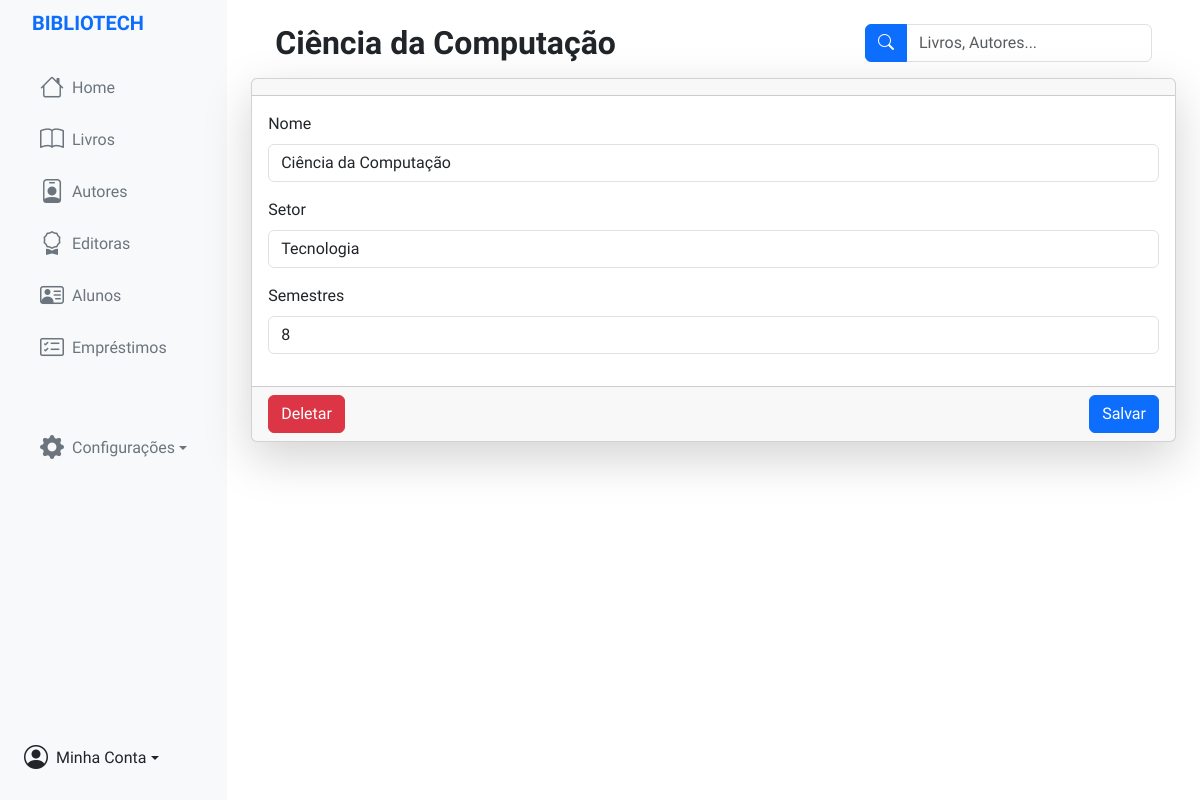
Page /home/curso/2/ (signed in) on the committed database.
### API/models.py (models this page shows, shortened)
class Curso(models.Model):
    nome = models.CharField(max_length=100)
    setor = models.CharField(max_length=100)
    semestres = models.PositiveIntegerField()

### WebAPP/views.py (the view, shortened to what this page needs)
# urls.py: path('home/curso/<int:pk>/', views.editarCurso, name='editarCurso'),
@login_required
def editarCurso(request, pk):
    print(f"Received {request.method} request for Curso {pk}")
    curso = get_object_or_404(Curso, pk=pk)
    if request.method == 'POST':
        form = CursoForm(request.POST, instance=curso)
        if form.is_valid():
            form.save()
            return JsonResponse({'mensagem': 'Curso atualizado com sucesso', 'redirect': '/home/cursos'})
        else:
            return JsonResponse({'erro': 'Erro ao atualizar Curso'}, status=400)
    elif request.method == 'DELETE':
        curso.delete()
        return JsonResponse({'mensagem': 'Curso excluído com sucesso', 'redirect': '/home/cursos'})
    else:
        form = CursoForm(instance=curso)
    return render(request, 'Pages/editPages/editarCurso.html', {'form': form, 'curso': curso})

### WebAPP/forms.py
class CursoForm(forms.ModelForm):
    def __init__(self, *args, **kwargs):
        super().__init__(*args, **kwargs)
        self.helper = FormHelper(self)
        self.helper.form_action = reverse_lazy('API:cursos')
        self.helper.form_method = 'POST'
    class Meta:
        model = Curso
        fields = ['nome', 'setor', 'semestres']

### WebAPP/templates/Pages/editPages/editarCurso.html
{% extends "base.html" %}
{% load static %}
{% block content %}
    <div class="container-fluid">
        <div class="row flex-nowrap">
            <div class="col-auto bg-light">
                {% include '../../Components/sideNav.html' %}
            </div>
            <div class="col p-4">
                {% block inner_content %}
                {% include '../../Components/header.html' with titulo=curso.nome %}
                {% include '../../Components/cards/cardCurso.html' %}
                {% endblock inner_content %}
            </div>
        </div>
    </div>
{% endblock %}

### WebAPP/templates/Components/header.html (shortened to what this page needs)
{% load static %}
<div class="d-flex justify-content-between">
    <h1 class="fs-2 fw-bolder mb-3 mx-4">{{ titulo }}</h1>
    <form id="search-form" class="d-flex pe-4 h-75">
        <div class="input-group">
            <button id="search-button" type="submit" class="btn btn-primary">
                <i class="bi bi-search"></i>
            </button>
            <input id="search-input" name="consulta" type="search" class="form-control" placeholder="Livros, Autores..."/>
        </div>
    </form>
</div>

### WebAPP/templates/Components/cards/cardCurso.html (shortened to what this page needs)
{% load crispy_forms_tags %}
{% load static %}
<div class="card shadow-lg">
    <div class="card-header text-center">
    </div>
    <div class="card-body">
    <form id="editarCursoForm" method="POST" action="{% url 'editarCurso' curso.id %}">
          {{ form|crispy }}
    </div>
    <div class="card-footer text-center d-flex justify-content-between">
        <button id="excluirCursoBtn" form="CursoForm" type="submit" class="btn btn-danger" onclick="excluirCurso(event, '{% url "editarCurso" curso.id %}')">Deletar</button>
        <button id="salvarCursoBtn" form="CursoForm" type="submit" class="btn btn-primary" onclick="salvarCurso(event, '{% url "editarCurso" curso.id %}')">Salvar</button>
    </div>
</div>

### WebAPP/templates/base.html (style rules this page uses)
* { font-family: 'Kanit'; font-weight: 500 }
td, input { font-family: 'Kanit'; font-weight: 300 }

### rows in the picture
Curso: nome "Ciência da Computação", setor "Tecnologia", semestres "8"
